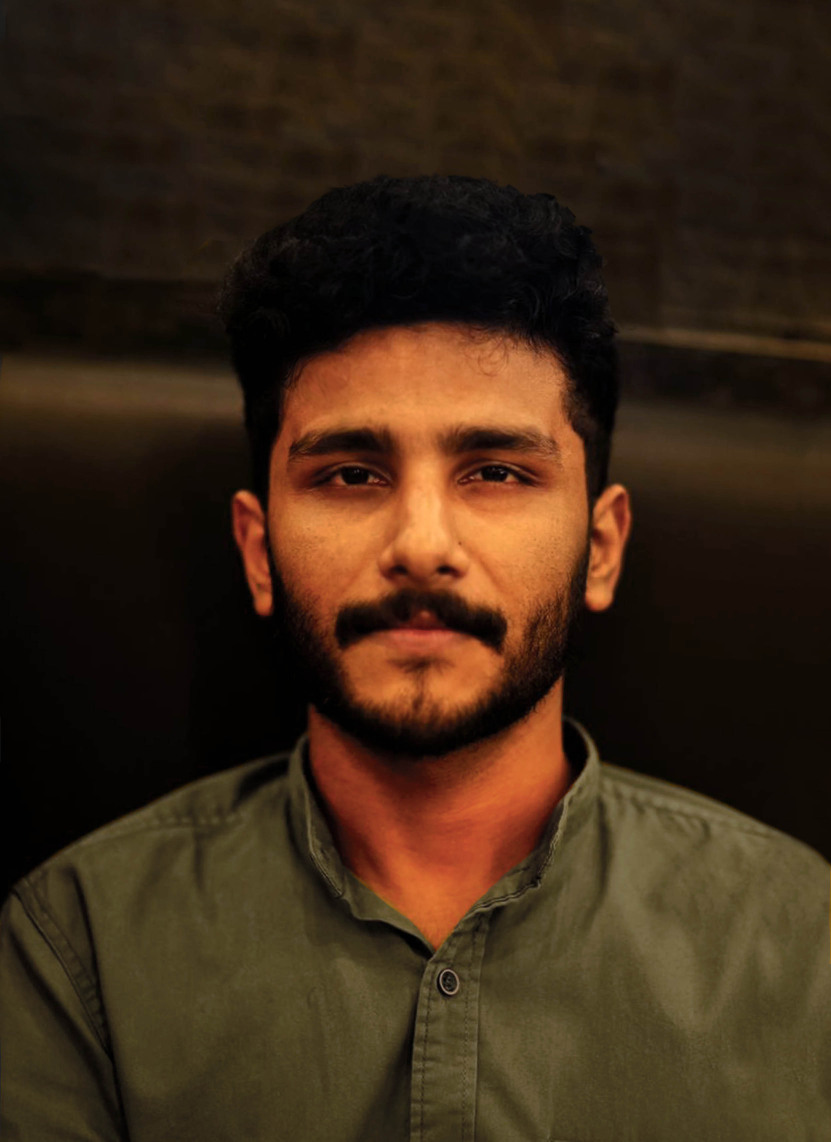
#> input picture media/temp/temp.jpg, 2492 x 3425 px, found by its file name (shown at 1/3 size); its folder holds only this picture in this run
$ python -i detect_face.py   (imports and definitions only)   (older library calls are emulated)
#> lines starting #> are read from the running program, lines starting #| are printed output that depends on the picture

import cv2
import os
import face_recognition
import pickle


def detect_face_profile():
    print(os.getcwd())
    img = cv2.imread('./media/temp/temp.jpg')
#> img is the input picture: shape (3425, 2492, 3); mean B, G, R 23, 41, 60.7

    faceCascade = cv2.CascadeClassifier("./media/haarcascade_frontalface_alt.xml")

    # Read the image
    gray = cv2.cvtColor(img, cv2.COLOR_BGR2GRAY)
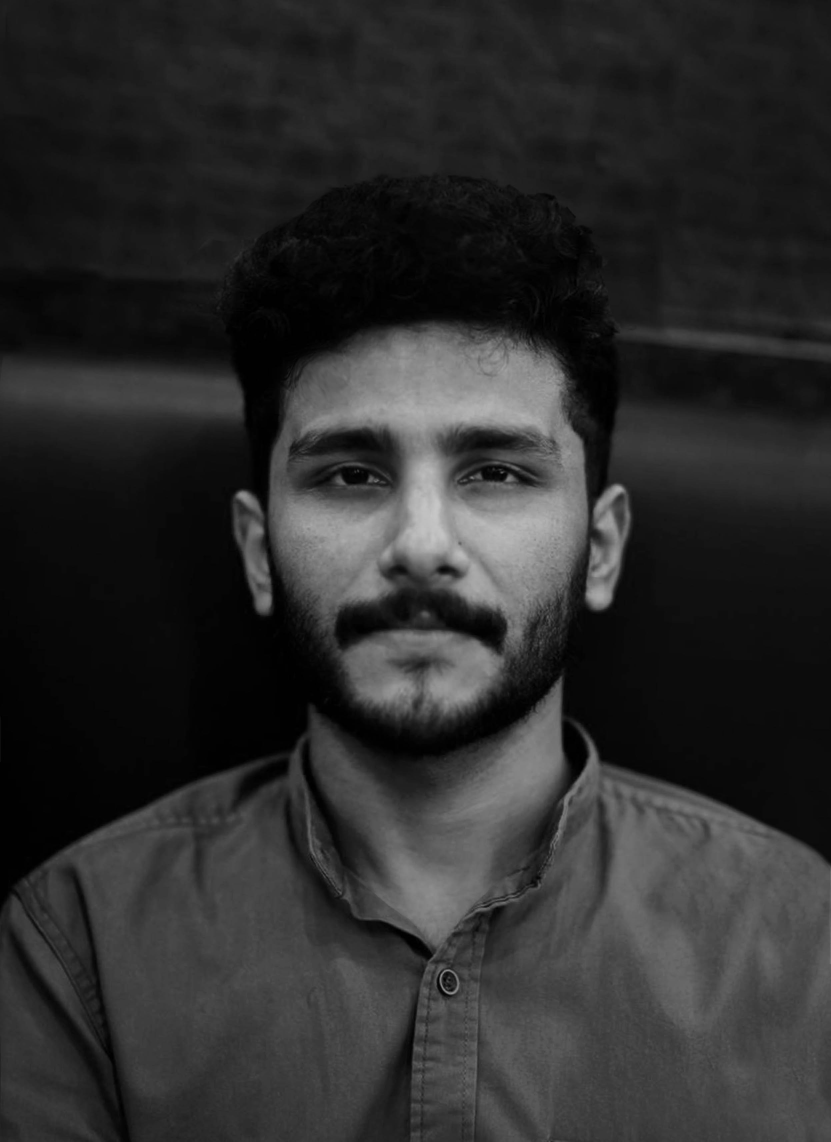
#> gray: shape (3425, 2492) (shown at 1/3 size); min 0, max 199, mean 44.9

    # Detect faces in the image
    faces = faceCascade.detectMultiScale(
        gray,
        scaleFactor=1.1,
        minNeighbors=5,
        minSize=(30, 30)
    )
#> faces = [[656, 937, 1226, 1226]]

    os.remove("./media/temp/temp.jpg")
    if len(faces) == 1:
        founded_faces = []

        try:
            f = open("model.sav", "rb")
            names, encoded_images = pickle.load(f)
            f.close()
        except:
            f = open("model.sav", "wb")
            pickle.dump(([], []),f)
            f.close()

            return False


        for (x, y, w, h) in faces:
            sub_face = img[y:y + h + 20, x:x + w + 20]
            cv2.cvtColor(sub_face, cv2.COLOR_BGR2RGB)
            sub_face = cv2.resize(sub_face, (0, 0), fx=0.25, fy=0.25)

            try:
                encodings = face_recognition.face_encodings(sub_face)[0]
            except:
                continue
            for img,n in zip(encoded_images,names):
                # match your image with the image and check if it matches
                result = face_recognition.compare_faces([encodings], img, tolerance=0.5)
                if result[0] == True:
                    return False


        return True
    else:
        return False


# detect_face_profile()

# [88 lines left out: functions face_tagging, blur_face, refresh_pickle, not called in this run]

>>> result = detect_face_profile()
